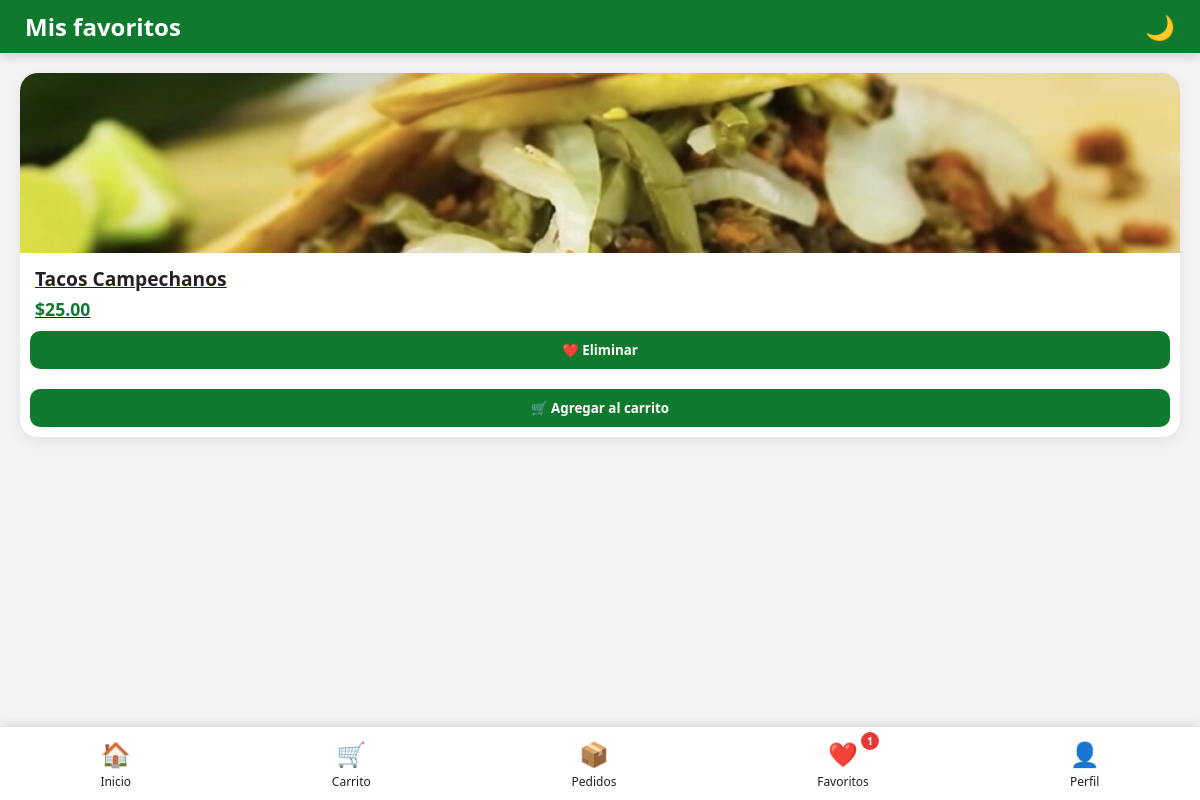
Screenshot of /cliente/favoritos.php (signed in) with the database file from the repository.
### tables this page shows
CREATE TABLE `productos` (
  `id` int(11) NOT NULL,
  `nombre` varchar(100) DEFAULT NULL,
  `descripcion` text DEFAULT NULL,
  `precio` decimal(10,2) DEFAULT NULL,
  `imagen` varchar(500) DEFAULT NULL,
  `categoria_id` int(11) DEFAULT NULL,
  `stock` int(11) DEFAULT 50
);

### cliente/favoritos.php (the view, shortened to what this page needs)
<?php
require_once("../config/conexion.php");
$usuario_id = $_SESSION['usuario'];
$sql = $conn->prepare("
SELECT
    productos.*
FROM favoritos
INNER JOIN productos
ON favoritos.producto_id = productos.id
WHERE favoritos.usuario_id = ?
");
$sql->bind_param(
    "i",
    $usuario_id
);
$sql->execute();
$favoritos = $sql->get_result();
$usuario_id = $_SESSION['usuario'];
$favoritos_count = $conn->query("
SELECT COUNT(*) AS total
FROM favoritos
WHERE usuario_id = $usuario_id
")->fetch_assoc();
?>
<!DOCTYPE html>
<html lang="es">
<head>
    <link rel="stylesheet"
        href="../assets/css/style.css">
</head>
<body>
    <header class="topbar">
        <h2>Mis favoritos</h2>
        <button id="themeBtn">
            🌙
        </button>
    </header>
    <div class="productos">
        <?php
        if ($favoritos->num_rows > 0):
        ?>
            <?php
            while (
                $producto =
                $favoritos->fetch_assoc()
            ):
            ?>
                <div class="card">
                    <a
                        href="detalle.php?id=<?php echo $producto['id']; ?>">
                        <img
                            src="../assets/img/productos/<?php echo $producto['imagen']; ?>"
                            alt="producto">
                        <h3>
                            <?php echo $producto['nombre']; ?>
                        </h3>
                        <p>
                            $<?php echo $producto['precio']; ?>
                        </p>
                    </a>
                    <button
                        class="btn-eliminar-favorito"
                        onclick="eliminarFavorito(
<?php echo $producto['id']; ?>
)">
                        ❤️ Eliminar
                    </button>
                    <button
                        class="btn-carrito-favorito"
                        onclick="agregarCarrito(
    <?php echo $producto['id']; ?>
    )">
                        🛒 Agregar al carrito
                    </button>
                </div>
            <?php endwhile; ?>
        <?php endif; ?>
    </div>
    <nav class="bottom-nav">
        <a href="menu.php" class="nav-item">
            <span class="nav-icon">🏠</span>
            <span class="nav-text">
                Inicio
            </span>
        </a>
        <a href="carrito.php" class="nav-item">
            <span class="nav-icon">🛒</span>
            <span class="nav-text">
                Carrito
            </span>
        </a>
        <a href="pedidos.php" class="nav-item">
            <span class="nav-icon">📦</span>
            <span class="nav-text">
                Pedidos
            </span>
        </a>
        <a href="favoritos.php" class="nav-item">
            <span class="nav-icon">❤️</span>
            <span class="nav-text">
                Favoritos
            </span>
            <span class="fav-badge">
                <?php echo $favoritos_count['total']; ?>
            </span>
        </a>
        <a href="perfil.php" class="nav-item">
            <span class="nav-icon">👤</span>
            <span class="nav-text">
                Perfil
            </span>
        </a>
    </nav>
</body>
</html>

### assets/css/style.css (style rules this page uses)
:root { --primary: #0f6b2b; --secondary: #2f9e44; --bg: #f4f4f4; --card: #ffffff; --text: #222; }
* { margin: 0; padding: 0; box-sizing: border-box; font-family: Segoe UI, sans-serif; }
body { background: var(--bg); color: var(--text); transition: .3s; padding-bottom: 80px; }
.topbar { background: #0f7a2e; color: white; display: flex; justify-content: space-between; align-items: center; padding: 10px 25px; box-shadow: 0 4px 10px rgba(0, 0, 0, .15); }
#themeBtn { background: none; border: none; color: white; font-size: 1.5rem; cursor: pointer; transition: .3s; margin-left: 15px; }
.productos { display: grid; grid-template-columns: repeat(auto-fit, minmax(200px, 1fr)); gap: 20px; padding: 20px; margin-bottom: 80px; }
.card { background: var(--card); transition: background .3s, color .3s, transform .3s; border-radius: 18px; overflow: hidden; box-shadow: 0 4px 15px rgba(0, 0, 0, .08); transition: .3s; display: flex; flex-direction: column; position: relative; }
.card, button, input, .bottom-nav { transition: .3s; }
.card button { margin: 10px 15px; padding: 10px; border: none; border-radius: 10px; background: #0f7a2e; color: white; cursor: pointer; font-weight: bold; transition: .3s; }
.card img { width: 100%; height: 180px; object-fit: cover; display: block; }
.card h3 { padding: 12px 15px 5px; font-size: 1.2rem; color: #222; }
.card p { padding: 0 15px; font-size: 1.1rem; font-weight: bold; color: #0f7a2e; }
.card button { margin: 10px; width: calc(100% - 20px); }
.bottom-nav { position: fixed; bottom: 0; left: 0; width: 100%; background: var(--card); ; display: flex; justify-content: space-around; align-items: center; padding: 10px 0; box-shadow: 0 -3px 10px rgba(0, 0, 0, .1); z-index: 1000; }
.nav-item { display: flex; flex-direction: column; align-items: center; text-decoration: none; color: var(--text); ; font-size: .8rem; position: relative; transition: .3s; }
.nav-icon { font-size: 1.5rem; margin-bottom: 3px; }
.nav-text { font-size: .75rem; }
.fav-badge { position: absolute; top: -5px; right: -10px; background: #e53935; color: white; min-width: 18px; height: 18px; border-radius: 50%; display: flex; justify-content: center; align-items: center; font-size: .65rem; font-weight: bold; }
.bottom-nav a { font-size: 24px; text-decoration: none; }
.btn-carrito-favorito { width: 100%; background: #15803d; color: white; border: none; padding: 12px; border-radius: 10px; cursor: pointer; margin-top: 10px; }
.btn-eliminar-favorito { width: 100%; background: #dc2626; color: white; border: none; padding: 12px; border-radius: 10px; cursor: pointer; margin-top: 10px; }

### rows the page displays
productos: imagen (picture), nombre "Tacos Campechanos", precio "25.00"

### other values shown
$favoritos_count['total'] "1"
